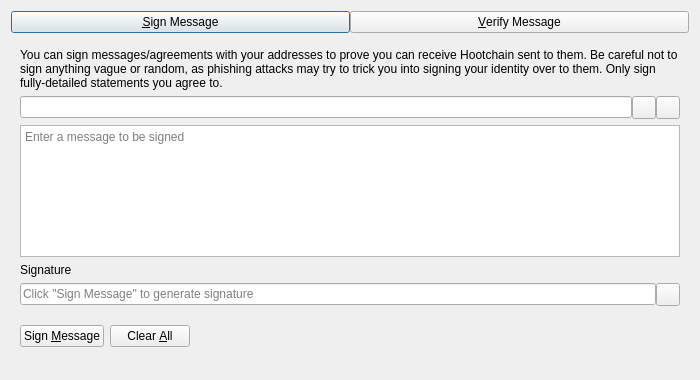
<?xml version="1.0" encoding="UTF-8"?>
<ui version="4.0">
 <class>SignVerifyMessageDialog</class>
 <widget class="QDialog" name="SignVerifyMessageDialog">
  <property name="geometry">
   <rect>
    <x>0</x>
    <y>0</y>
    <width>700</width>
    <height>380</height>
   </rect>
  </property>
  <property name="windowTitle">
   <string>Signatures - Sign / Verify a Message</string>
  </property>
  <property name="modal">
   <bool>true</bool>
  </property>
  <layout class="QVBoxLayout" name="verticalLayout">
   <item>
    <layout class="QHBoxLayout" name="horizontalLayout_Buttons_2">
     <property name="spacing">
      <number>0</number>
     </property>
     <property name="topMargin">
      <number>0</number>
     </property>
     <item>
      <widget class="QPushButton" name="btnSignMessage">
       <property name="text">
        <string>&amp;Sign Message</string>
       </property>
       <property name="checkable">
        <bool>true</bool>
       </property>
      </widget>
     </item>
     <item>
      <widget class="QPushButton" name="btnVerifyMessage">
       <property name="text">
        <string>&amp;Verify Message</string>
       </property>
       <property name="checkable">
        <bool>true</bool>
       </property>
      </widget>
     </item>
    </layout>
   </item>
   <item>
    <widget class="QStackedWidget" name="stackedWidgetSig">
     <property name="minimumSize">
      <size>
       <width>0</width>
       <height>0</height>
      </size>
     </property>
     <property name="currentIndex">
      <number>0</number>
     </property>
     <widget class="QWidget" name="pageSignMessage">
      <layout class="QVBoxLayout" name="verticalLayout_SM">
       <item>
        <widget class="QLabel" name="infoLabel_SM">
         <property name="text">
          <string>You can sign messages/agreements with your addresses to prove you can receive Hootchain sent to them. Be careful not to sign anything vague or random, as phishing attacks may try to trick you into signing your identity over to them. Only sign fully-detailed statements you agree to.</string>
         </property>
         <property name="textFormat">
          <enum>Qt::PlainText</enum>
         </property>
         <property name="wordWrap">
          <bool>true</bool>
         </property>
        </widget>
       </item>
       <item>
        <layout class="QHBoxLayout" name="horizontalLayout_1_SM">
         <property name="spacing">
          <number>0</number>
         </property>
         <item>
          <widget class="QValidatedLineEdit" name="addressIn_SM">
           <property name="toolTip">
            <string>The Hootchain address to sign the message with</string>
           </property>
          </widget>
         </item>
         <item>
          <widget class="QToolButton" name="addressBookButton_SM">
           <property name="toolTip">
            <string>Choose previously used address</string>
           </property>
           <property name="text">
            <string/>
           </property>
           <property name="shortcut">
            <string>Alt+A</string>
           </property>
          </widget>
         </item>
         <item>
          <widget class="QToolButton" name="pasteButton_SM">
           <property name="toolTip">
            <string>Paste address from clipboard</string>
           </property>
           <property name="text">
            <string/>
           </property>
           <property name="shortcut">
            <string>Alt+P</string>
           </property>
          </widget>
         </item>
        </layout>
       </item>
       <item>
        <widget class="QPlainTextEdit" name="messageIn_SM">
         <property name="toolTip">
          <string>Enter the message you want to sign here</string>
         </property>
         <property name="placeholderText">
          <string>Enter a message to be signed</string>
         </property>
        </widget>
       </item>
       <item>
        <widget class="QLabel" name="signatureLabel_SM">
         <property name="text">
          <string>Signature</string>
         </property>
         <property name="textFormat">
          <enum>Qt::PlainText</enum>
         </property>
        </widget>
       </item>
       <item>
        <layout class="QHBoxLayout" name="horizontalLayout_2_SM">
         <property name="spacing">
          <number>0</number>
         </property>
         <item>
          <widget class="QLineEdit" name="signatureOut_SM">
           <property name="placeholderText">
            <string>Click "Sign Message" to generate signature</string>
           </property>
           <property name="readOnly">
            <bool>true</bool>
           </property>
          </widget>
         </item>
         <item>
          <widget class="QToolButton" name="copySignatureButton_SM">
           <property name="toolTip">
            <string>Copy the current signature to the system clipboard</string>
           </property>
           <property name="text">
            <string/>
           </property>
          </widget>
         </item>
        </layout>
       </item>
       <item>
        <layout class="QHBoxLayout" name="horizontalLayout_3_SM">
         <item>
          <widget class="QPushButton" name="signMessageButton_SM">
           <property name="toolTip">
            <string>Sign the message to prove you own this Hootchain address</string>
           </property>
           <property name="text">
            <string>Sign &amp;Message</string>
           </property>
           <property name="autoDefault">
            <bool>false</bool>
           </property>
          </widget>
         </item>
         <item>
          <widget class="QPushButton" name="clearButton_SM">
           <property name="toolTip">
            <string>Reset all sign message fields</string>
           </property>
           <property name="text">
            <string>Clear &amp;All</string>
           </property>
           <property name="autoDefault">
            <bool>false</bool>
           </property>
          </widget>
         </item>
         <item>
          <spacer name="horizontalSpacer_1_SM">
           <property name="orientation">
            <enum>Qt::Horizontal</enum>
           </property>
           <property name="sizeHint" stdset="0">
            <size>
             <width>40</width>
             <height>48</height>
            </size>
           </property>
          </spacer>
         </item>
         <item>
          <widget class="QLabel" name="statusLabel_SM">
           <property name="text">
            <string/>
           </property>
           <property name="wordWrap">
            <bool>true</bool>
           </property>
          </widget>
         </item>
         <item>
          <spacer name="horizontalSpacer_2_SM">
           <property name="orientation">
            <enum>Qt::Horizontal</enum>
           </property>
           <property name="sizeHint" stdset="0">
            <size>
             <width>40</width>
             <height>48</height>
            </size>
           </property>
          </spacer>
         </item>
        </layout>
       </item>
      </layout>
     </widget>
     <widget class="QWidget" name="pageVerifyMessage">
      <layout class="QVBoxLayout" name="verticalLayout_VM">
       <item>
        <widget class="QLabel" name="infoLabel_VM">
         <property name="text">
          <string>Enter the receiver's address, message (ensure you copy line breaks, spaces, tabs, etc. exactly) and signature below to verify the message. Be careful not to read more into the signature than what is in the signed message itself, to avoid being tricked by a man-in-the-middle attack. Note that this only proves the signing party receives with the address, it cannot prove sendership of any transaction!</string>
         </property>
         <property name="textFormat">
          <enum>Qt::PlainText</enum>
         </property>
         <property name="alignment">
          <set>Qt::AlignLeading|Qt::AlignLeft|Qt::AlignTop</set>
         </property>
         <property name="wordWrap">
          <bool>true</bool>
         </property>
        </widget>
       </item>
       <item>
        <layout class="QHBoxLayout" name="horizontalLayout_1_VM">
         <property name="spacing">
          <number>0</number>
         </property>
         <item>
          <widget class="QValidatedLineEdit" name="addressIn_VM">
           <property name="toolTip">
            <string>The Hootchain address the message was signed with</string>
           </property>
          </widget>
         </item>
         <item>
          <widget class="QToolButton" name="addressBookButton_VM">
           <property name="toolTip">
            <string>Choose previously used address</string>
           </property>
           <property name="text">
            <string/>
           </property>
           <property name="shortcut">
            <string>Alt+A</string>
           </property>
          </widget>
         </item>
        </layout>
       </item>
       <item>
        <widget class="QPlainTextEdit" name="messageIn_VM">
          <property name="toolTip">
            <string>The signed message to verify</string>
          </property>
          <property name="placeholderText">
            <string>Enter a message to be verified</string>
          </property>
        </widget>
       </item>
       <item>
        <widget class="QValidatedLineEdit" name="signatureIn_VM">
          <property name="toolTip">
            <string>The signature given when the message was signed</string>
          </property>
          <property name="placeholderText">
            <string>Enter a signature for the message to be verified</string>
          </property>
        </widget>
       </item>
       <item>
        <layout class="QHBoxLayout" name="horizontalLayout_2_VM">
         <item>
          <widget class="QPushButton" name="verifyMessageButton_VM">
           <property name="toolTip">
            <string>Verify the message to ensure it was signed with the specified Hootchain address</string>
           </property>
           <property name="text">
            <string>Verify &amp;Message</string>
           </property>
           <property name="autoDefault">
            <bool>false</bool>
           </property>
          </widget>
         </item>
         <item>
          <widget class="QPushButton" name="clearButton_VM">
           <property name="toolTip">
            <string>Reset all verify message fields</string>
           </property>
           <property name="text">
            <string>Clear &amp;All</string>
           </property>
           <property name="autoDefault">
            <bool>false</bool>
           </property>
          </widget>
         </item>
         <item>
          <spacer name="horizontalSpacer_1_VM">
           <property name="orientation">
            <enum>Qt::Horizontal</enum>
           </property>
           <property name="sizeHint" stdset="0">
            <size>
             <width>40</width>
             <height>48</height>
            </size>
           </property>
          </spacer>
         </item>
         <item>
          <widget class="QLabel" name="statusLabel_VM">
           <property name="text">
            <string/>
           </property>
           <property name="wordWrap">
            <bool>true</bool>
           </property>
          </widget>
         </item>
         <item>
          <spacer name="horizontalSpacer_2_VM">
           <property name="orientation">
            <enum>Qt::Horizontal</enum>
           </property>
           <property name="sizeHint" stdset="0">
            <size>
             <width>40</width>
             <height>48</height>
            </size>
           </property>
          </spacer>
         </item>
        </layout>
       </item>
      </layout>
     </widget>
    </widget>
   </item>
  </layout>
 </widget>
 <customwidgets>
  <customwidget>
   <class>QValidatedLineEdit</class>
   <extends>QLineEdit</extends>
   <header>qt/qvalidatedlineedit.h</header>
  </customwidget>
 </customwidgets>
 <resources>
  <include location="../hoot.qrc"/>
 </resources>
 <connections/>
</ui>
